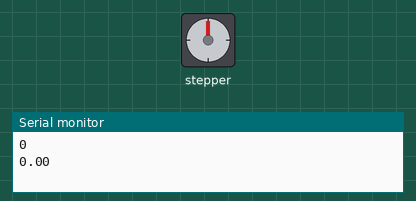
The sketch below on a simulated Arduino Mega 2560, built with avr-gcc and run on an emulated ATmega2560. Shown: stepper motor, the last lines printed to the serial monitor. Stepper angles assume 512 steps per turn.

Above: at 0.1 s.
At 8.08 s:
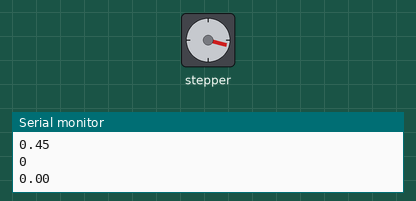
At 18.41 s:
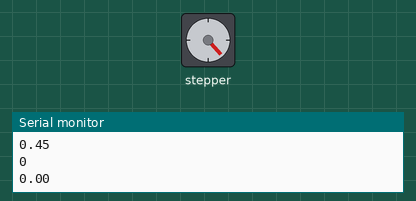
At 39.38 s:
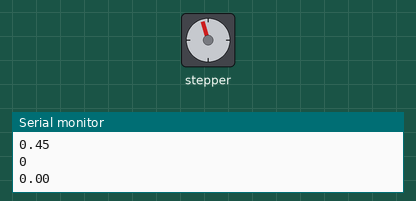
Timing chart, 0 to 40.0 s (numbered marks = the images above):
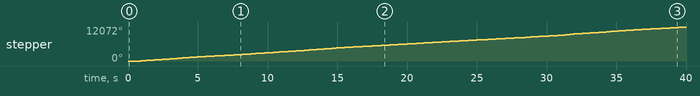

The sketch:

musicplayer.ino
```cpp
//Includes the Arduino Stepper Library
#include <Stepper.h>
#include "odedata.h"

// Defines the number of steps per rotation
const int stepsPerRevolution = 512;

// Creates an instance of stepper class
// Pins entered in sequence IN1-IN3-IN2-IN4 for proper step sequence
Stepper myStepper = Stepper(stepsPerRevolution, 8, 9, 10, 11);

void setup() {
  // Nothing to do (Stepper Library sets pins as outputs)
  Serial.begin(115200);
}

int getSpeed(int Hz){
  return round(60.0*Hz/stepsPerRevolution);
}

int getStep(int motorSpeed, double duration){
  return round((double)motorSpeed*stepsPerRevolution*duration/60);
}

int counter = 0;

void loop() {
  if(counter >= LENGTH)
    counter = 0;

  int currentHz = FREQUENCIES[counter];
  Serial.println(currentHz);
  float currentDur = DURATION[counter];
  Serial.println(currentDur);
  counter++;

   if(currentDur == 0.5)
    currentDur = 1;

  //if(currentHz != 0) {
    // const double halfNoteRatio = 1.05946309436;
    // go from 440 to 1760 Hz, one per each half note, each lasting 1 sec
    int speed = getSpeed(currentHz);
    int steps = getStep(speed, currentDur);
    myStepper.setSpeed(speed);
    myStepper.step(steps);
  //}
  delay(100);
}
```

mappings.h
```cpp
#ifndef MAPPINGS_H
#define MAPPINGS_H

// Taken from http://www.phy.mtu.edu/~suits/notefreqs.html
// Rounded to nearest number
// Format: <note><octave>(sharp/flat)
//    Ex: C5S = C# note in 5th octave
#define C0     16
#define C0S    17
#define D0F   C0S
#define D0     18
#define D0S    19
#define E0F   D0S
#define E0     21
#define F0     22
#define F0S    23
#define G0F   F0S
#define G0     25
#define G0S    26
#define A0F   G0S
#define A0     28
#define A0S    29
#define B0F   A0S
#define B0     31
#define C1     33
#define C1S    35
#define D1F   C1S
#define D1     37
#define D1S    39
#define E1F   D1S
#define E1     41
#define F1     44
#define F1S    46
#define G1F   F1S
#define G1     49
#define G1S    52
#define A1F   G1S
#define A1     55
#define A1S    58
#define B1F   A1S
#define B1     62
#define C2     65
#define C2S    69
#define D2F   C2S
#define D2     73
#define D2S    78
#define E2F   D2S
#define E2     82
#define F2     87
#define F2S    93
#define G2F   F2S
#define G2     98
#define G2S   104
#define A2F   G2S
#define A2    110
#define A2S   117
#define B2F   A2S
#define B2    123
#define C3    131
#define C3S   139
#define D3F   C3S
#define D3    147
#define D3S   156
#define E3F   D3S
#define E3    165
#define F3    175
#define F3S   185
#define G3F   F3S
#define G3    196
#define G3S   208
#define A3F   G3S
#define A3    220
#define A3S   233
#define B3F   A3S
#define B3    247
#define C4    262
#define C4S   277
#define D4F   C4S
#define D4    294
#define D4S   311
#define E4F   D4S
#define E4    330
#define F4    349
#define F4S   370
#define G4F   F4S
#define G4    392
#define G4S   412
#define A4F   G4S
#define A4    440
#define A4S   466
#define B4F   A4S
#define B4    494
#define C5    523
#define C5S   554
#define D5F   C5S
#define D5    587
#define D5S   622
#define E5F   D5S
#define E5    659
#define F5    698
#define F5S   740
#define G5F   F5S
#define G5    784
#define G5S   830
#define A5F   G5S
#define A5    880
#define A5S   932
#define B5F   A5S
#define B5    988
#define C6   1047
#define C6S  1109
#define D6F   C6S
#define D6   1175
#define D6S  1245
#define E6F   D6S
#define E6   1318
#define F6   1397
#define F6S  1480
#define G6F   F6S
#define G6   1568
#define G6S  1661
#define A6F   G6S
#define A6   1760
#define A6S  1865
#define B6F   A6S
#define B6   1976
#define C7   2093
#define C7S  2217
#define D7F   C7S
#define D7   2349
#define D7S  2489
#define E7F   D7S
#define E7   2637
#define F7   2794
#define F7S  2960
#define G7F   F7S
#define A7   3520
#define A7S  3729
#define B7F   A7S
#define B7   3951
#define C8   4186
#define C8S  4435
#define D8F   C8S
#define D8   4699
#define D8S  4978
#define E8F   D8S
#define E8   5274
#define F8   5588
#define F8S  5920
#define G8F   F8S
#define G8   6272
#define G8S  6645
#define A8   7040
#define A8S  7459
#define B8F   A8S
#define B8   7902

#endif
```

Source omitted: odedata.h (data table, 1452 bytes)

Measured:
- by itself, stepper: keeps turning clockwise at about 310°/s
